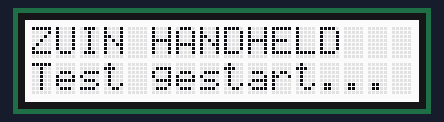
A sketch run on a simulated Arduino Uno, built with avr-gcc and run on an emulated ATmega328P. Parts: 16×2 character LCD. What the sketch prints to the serial monitor is not drawn.

Above: at 0.1 s.
At 2.2 s:
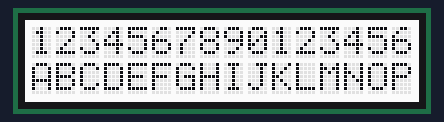
At 4.2 s:
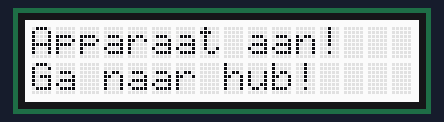
At 6.2 s:
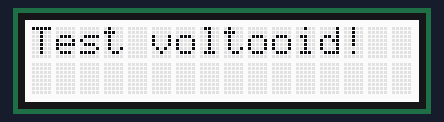

Measured:
- what the display in image 1 shows lasts 2.1 s, from 2.1 s to 4.2 s

The sketch:

Test_Scherm.ino
```cpp
// Testcode voor het LCD-scherm van handheld V1
// Doel: controleren of het scherm correct werkt

#include <Wire.h>
#include "rgb_lcd.h"

rgb_lcd lcd;

void setup() {
  Serial.begin(9600);
  lcd.begin(16, 2);

  Serial.println("LCD test gestart...");

  // Test 1: opstartbericht
  lcd.setCursor(0, 0);
  lcd.print("ZUIN HANDHELD");
  lcd.setCursor(0, 1);
  lcd.print("Test gestart...");
  Serial.println("Test 1: opstartbericht");
  delay(2000);

  // Test 2: alle 16 karakters per rij
  lcd.clear();
  lcd.setCursor(0, 0);
  lcd.print("1234567890123456");
  lcd.setCursor(0, 1);
  lcd.print("ABCDEFGHIJKLMNOP");
  Serial.println("Test 2: alle karakters");
  delay(2000);

  // Test 3: handheldberichten zoals in echte code
  lcd.clear();
  lcd.setCursor(0, 0);
  lcd.print("Apparaat aan!");
  lcd.setCursor(0, 1);
  lcd.print("Ga naar hub!");
  Serial.println("Test 3: handheld signaal bericht");
  delay(2000);

  // Afsluiten
  lcd.clear();
  lcd.print("Test voltooid!");
  Serial.println("Test voltooid!");
}

void loop() {
  // Leeg — test gebeurt eenmalig in setup
}
```
